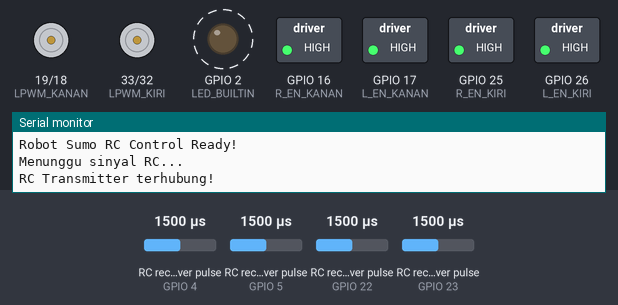
The sketch below on a simulated ESP32. Shown: motor-driver pin pairs drawn as motors (green arrow = first pin HIGH = forward, orange = second pin HIGH = backward, longer = more drive), switched loads named in the sketch (green lamp = pin HIGH), output pins drawn as LEDs (lit = HIGH), the last lines printed to the serial monitor. Wiring (inferred from the names in the program): 4 × RC receiver channel: data GPIO 4 / data GPIO 5 / data GPIO 22 / data GPIO 23. Dashed ring = blinking. The test bench sets the inputs (shaded band); at power-on: RC receiver pulse (sensors on GPIO 4, GPIO 5, GPIO 23, GPIO 22) 1500 µs.

Above: at 1.2 s.
1.3 s: RC receiver pulse (sensor on GPIO 4) set to 1411 µs
4.3 s: RC receiver pulse (sensor on GPIO 4) set to 1395 µs
At 4.9 s:
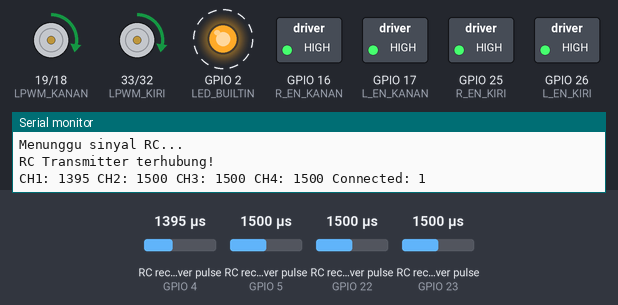
7.3 s: RC receiver pulse (sensor on GPIO 5) set to 1413 µs
10.3 s: RC receiver pulse (sensor on GPIO 5) set to 1403 µs
At 10.9 s:
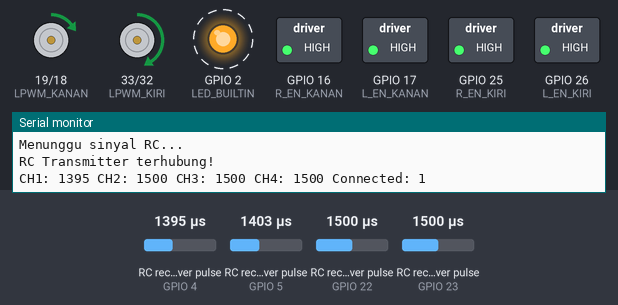
13.3 s: RC receiver pulse (sensor on GPIO 23) set to 1686 µs
16.3 s: RC receiver pulse (sensor on GPIO 23) set to 1716 µs
At 17.0 s:
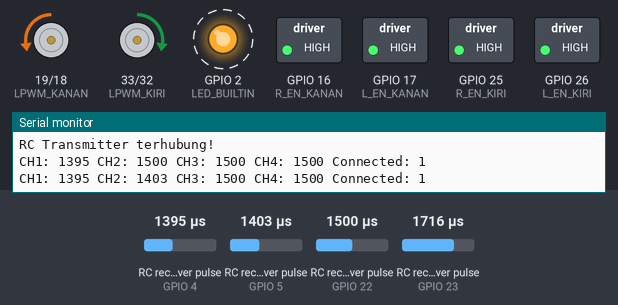
Timing chart, 0 to 20.3 s (numbered marks = the images above; inputs shaded):
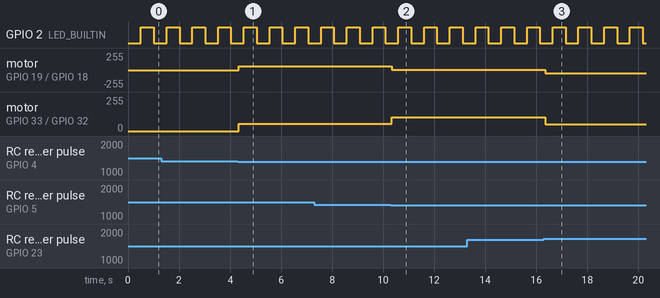

The sketch:

boccher_RC_ver.ino
```cpp
/*
 *  SumoBot 3kg TechnoCorner 2025 - RC Control Version
 *  Ready to Win for TechnoCorner 2025!!
 *  Boccher Team
 *  Component : Motor DC 12 V, Driver BTS7960, RC Receiver 2.4GHz, ESP32 Doit Devkit V1
 *  RC Transmitter: TX4 2.4 GHz 4CH
 */

// Motor kiri
#define RPWM_KIRI 32
#define LPWM_KIRI 33
#define R_EN_KIRI 25
#define L_EN_KIRI 26

// Motor kanan
#define RPWM_KANAN 18
#define LPWM_KANAN 19
#define R_EN_KANAN 16
#define L_EN_KANAN 17

// RC Receiver pins
#define RC_CH1_PIN 4   // Throttle (maju-mundur)
#define RC_CH2_PIN 5   // Steering (belok kiri-kanan)
#define RC_CH3_PIN 23  // Switch untuk mode rotate
#define RC_CH4_PIN 22  // Emergency stop

#define PWM_FREQUENCY          5000
#define PWM_RESOLUTION         8
#define PWM_CHANNEL_RPWM_KIRI  0
#define PWM_CHANNEL_LPWM_KIRI  1
#define PWM_CHANNEL_RPWM_KANAN 2
#define PWM_CHANNEL_LPWM_KANAN 3

// RC signal parameters
#define RC_MIN_PULSE 1000  // Minimum pulse width (microseconds)
#define RC_MAX_PULSE 2000  // Maximum pulse width (microseconds)
#define RC_MID_PULSE 1500  // Middle/neutral position
#define RC_DEADZONE 50     // Deadzone around neutral

// Motor parameters
int maxSpeed = 255;
int minSpeed = 50;
bool isRCConnected = false;
unsigned long lastRCSignal = 0;
#define RC_TIMEOUT 1000    // RC signal timeout (milliseconds)

// LED status
#define LED_BUILTIN 2
unsigned long lastBlinkTime = 0;
bool ledState = false;

// RC channel values
volatile unsigned long rc_ch1_start = 0;
volatile unsigned long rc_ch2_start = 0;
volatile unsigned long rc_ch3_start = 0;
volatile unsigned long rc_ch4_start = 0;

volatile int rc_ch1_value = RC_MID_PULSE;
volatile int rc_ch2_value = RC_MID_PULSE;
volatile int rc_ch3_value = RC_MID_PULSE;
volatile int rc_ch4_value = RC_MID_PULSE;


// RC Channel 1 interrupt (Throttle)
void IRAM_ATTR readRC_CH1() {
  if (digitalRead(RC_CH1_PIN) == HIGH) {
    rc_ch1_start = micros();
  } else {
    if (rc_ch1_start != 0) {
      rc_ch1_value = micros() - rc_ch1_start;
      rc_ch1_start = 0;
      lastRCSignal = millis();
    }
  }
}

// RC Channel 2 interrupt (Steering)
void IRAM_ATTR readRC_CH2() {
  if (digitalRead(RC_CH2_PIN) == HIGH) {
    rc_ch2_start = micros();
  } else {
    if (rc_ch2_start != 0) {
      rc_ch2_value = micros() - rc_ch2_start;
      rc_ch2_start = 0;
      lastRCSignal = millis();
    }
  }
}

// RC Channel 3 interrupt (Mode switch)
void IRAM_ATTR readRC_CH3() {
  if (digitalRead(RC_CH3_PIN) == HIGH) {
    rc_ch3_start = micros();
  } else {
    if (rc_ch3_start != 0) {
      rc_ch3_value = micros() - rc_ch3_start;
      rc_ch3_start = 0;
      lastRCSignal = millis();
    }
  }
}

// RC Channel 4 interrupt (Emergency stop)
void IRAM_ATTR readRC_CH4() {
  if (digitalRead(RC_CH4_PIN) == HIGH) {
    rc_ch4_start = micros();
  } else {
    if (rc_ch4_start != 0) {
      rc_ch4_value = micros() - rc_ch4_start;
      rc_ch4_start = 0;
      lastRCSignal = millis();
    }
  }
}


void setup() {
  Serial.begin(115200);

  // Setup motor pins
  pinMode(R_EN_KIRI, OUTPUT);
  pinMode(L_EN_KIRI, OUTPUT);
  pinMode(R_EN_KANAN, OUTPUT);
  pinMode(L_EN_KANAN, OUTPUT);
  pinMode(LED_BUILTIN, OUTPUT);

  // Enable motor drivers
  digitalWrite(R_EN_KIRI, HIGH);
  digitalWrite(L_EN_KIRI, HIGH);
  digitalWrite(R_EN_KANAN, HIGH);
  digitalWrite(L_EN_KANAN, HIGH);
  digitalWrite(LED_BUILTIN, LOW);

  // Setup PWM channels
  ledcSetup(PWM_CHANNEL_RPWM_KIRI, PWM_FREQUENCY, PWM_RESOLUTION);
  ledcSetup(PWM_CHANNEL_LPWM_KIRI, PWM_FREQUENCY, PWM_RESOLUTION);
  ledcSetup(PWM_CHANNEL_RPWM_KANAN, PWM_FREQUENCY, PWM_RESOLUTION);
  ledcSetup(PWM_CHANNEL_LPWM_KANAN, PWM_FREQUENCY, PWM_RESOLUTION);

  ledcAttachPin(RPWM_KIRI, PWM_CHANNEL_RPWM_KIRI);
  ledcAttachPin(LPWM_KIRI, PWM_CHANNEL_LPWM_KIRI);
  ledcAttachPin(RPWM_KANAN, PWM_CHANNEL_RPWM_KANAN);
  ledcAttachPin(LPWM_KANAN, PWM_CHANNEL_LPWM_KANAN);

  // Setup RC receiver pins
  pinMode(RC_CH1_PIN, INPUT);
  pinMode(RC_CH2_PIN, INPUT);
  pinMode(RC_CH3_PIN, INPUT);
  pinMode(RC_CH4_PIN, INPUT);

  // Attach interrupts for RC channels
  attachInterrupt(digitalPinToInterrupt(RC_CH1_PIN), readRC_CH1, CHANGE);
  attachInterrupt(digitalPinToInterrupt(RC_CH2_PIN), readRC_CH2, CHANGE);
  attachInterrupt(digitalPinToInterrupt(RC_CH3_PIN), readRC_CH3, CHANGE);
  attachInterrupt(digitalPinToInterrupt(RC_CH4_PIN), readRC_CH4, CHANGE);

  stopMotors();

  Serial.println("Robot Sumo RC Control Ready!");
  Serial.println("Menunggu sinyal RC...");
}

void loop() {
  // Check RC connection status
  checkRCConnection();

  // Handle LED status
  handleLEDStatus();

  // Process RC commands if connected
  if (isRCConnected) {
    processRCCommands();
  } else {
    stopMotors();
  }

  // Debug output (comment out for competition)
  if (millis() % 500 == 0) {
    Serial.print("CH1: "); Serial.print(rc_ch1_value);
    Serial.print(" CH2: "); Serial.print(rc_ch2_value);
    Serial.print(" CH3: "); Serial.print(rc_ch3_value);
    Serial.print(" CH4: "); Serial.print(rc_ch4_value);
    Serial.print(" Connected: "); Serial.println(isRCConnected);
  }

  delay(20);
}


void checkRCConnection() {
  unsigned long currentTime = millis();

  // Check if we received RC signal recently
  if (currentTime - lastRCSignal < RC_TIMEOUT) {
    if (!isRCConnected) {
      isRCConnected = true;
      Serial.println("RC Transmitter terhubung!");
    }
  } else {
    if (isRCConnected) {
      isRCConnected = false;
      Serial.println("RC Transmitter terputus!");
      stopMotors();
    }
  }
}

void handleLEDStatus() {
  if (isRCConnected) {
    // Blink LED when connected
    unsigned long currentTime = millis();
    if (currentTime - lastBlinkTime >= 500) {
      lastBlinkTime = currentTime;
      ledState = !ledState;
      digitalWrite(LED_BUILTIN, ledState);
    }
  } else {
    // LED off when disconnected
    digitalWrite(LED_BUILTIN, LOW);
  }
}

void processRCCommands() {
  // Emergency stop check (CH4)
  if (rc_ch4_value > 1700) {  // High position = emergency stop
    stopMotors();
    return;
  }

  // Convert RC values to motor commands
  int throttle = map(rc_ch1_value, RC_MIN_PULSE, RC_MAX_PULSE, -maxSpeed, maxSpeed);
  int steering = map(rc_ch2_value, RC_MIN_PULSE, RC_MAX_PULSE, -maxSpeed, maxSpeed);

  // Apply deadzone
  if (abs(throttle) < minSpeed) throttle = 0;
  if (abs(steering) < minSpeed) steering = 0;

  // Check for rotate mode (CH3)
  if (rc_ch3_value > 1700) {  // High position = rotate mode
    if (steering > 0) {
      rotateRight(abs(steering));
    } else if (steering < 0) {
      rotateLeft(abs(steering));
    } else {
      stopMotors();
    }
    return;
  }

  // Normal movement mode
  moveRobot(throttle, steering);
}

void moveRobot(int throttle, int steering) {
  int leftMotorSpeed  = throttle + steering;
  int rightMotorSpeed = throttle - steering;

  leftMotorSpeed  = constrain(leftMotorSpeed, -maxSpeed, maxSpeed);
  rightMotorSpeed = constrain(rightMotorSpeed, -maxSpeed, maxSpeed);

  setMotorSpeed(leftMotorSpeed, rightMotorSpeed);
}

void setMotorSpeed(int leftSpeed, int rightSpeed) {
  // Motor kiri
  if (leftSpeed > 0) {
    ledcWrite(PWM_CHANNEL_RPWM_KIRI, leftSpeed);
    ledcWrite(PWM_CHANNEL_LPWM_KIRI, 0);
  } else if (leftSpeed < 0) {
    ledcWrite(PWM_CHANNEL_RPWM_KIRI, 0);
    ledcWrite(PWM_CHANNEL_LPWM_KIRI, -leftSpeed);
  } else {
    ledcWrite(PWM_CHANNEL_RPWM_KIRI, 0);
    ledcWrite(PWM_CHANNEL_LPWM_KIRI, 0);
  }

  // Motor kanan
  if (rightSpeed > 0) {
    ledcWrite(PWM_CHANNEL_RPWM_KANAN, rightSpeed);
    ledcWrite(PWM_CHANNEL_LPWM_KANAN, 0);
  } else if (rightSpeed < 0) {
    ledcWrite(PWM_CHANNEL_RPWM_KANAN, 0);
    ledcWrite(PWM_CHANNEL_LPWM_KANAN, -rightSpeed);
  } else {
    ledcWrite(PWM_CHANNEL_RPWM_KANAN, 0);
    ledcWrite(PWM_CHANNEL_LPWM_KANAN, 0);
  }
}

void rotateLeft(int speed) {
  ledcWrite(PWM_CHANNEL_RPWM_KIRI, 0);
  ledcWrite(PWM_CHANNEL_LPWM_KIRI, speed);
  ledcWrite(PWM_CHANNEL_RPWM_KANAN, speed);
  ledcWrite(PWM_CHANNEL_LPWM_KANAN, 0);
}

void rotateRight(int speed) {
  ledcWrite(PWM_CHANNEL_RPWM_KIRI, speed);
  ledcWrite(PWM_CHANNEL_LPWM_KIRI, 0);
  ledcWrite(PWM_CHANNEL_RPWM_KANAN, 0);
  ledcWrite(PWM_CHANNEL_LPWM_KANAN, speed);
}

void stopMotors() {
  ledcWrite(PWM_CHANNEL_RPWM_KIRI, 0);
  ledcWrite(PWM_CHANNEL_LPWM_KIRI, 0);
  ledcWrite(PWM_CHANNEL_RPWM_KANAN, 0);
  ledcWrite(PWM_CHANNEL_LPWM_KANAN, 0);
}
```

Measured:
- the behaviour switches between 1404 and 1403 µs on RC receiver pulse (sensor on GPIO 4) (found by bisection; images 0 and 1)
- the behaviour switches between 1404 and 1403 µs on RC receiver pulse (sensor on GPIO 5) (found by bisection; images 1 and 2)
- the behaviour switches between 1700 and 1701 µs on RC receiver pulse (sensor on GPIO 23) (found by bisection; images 2 and 3)
- after the input at 4.3 s, motor on GPIO 19 (LPWM_KANAN) / GPIO 18 (RPWM_KANAN), motor on GPIO 33 (LPWM_KIRI) / GPIO 32 (RPWM_KIRI): stopped → forward 54/255 at once
- after the input at 10.3 s, motor on GPIO 19 (LPWM_KANAN) / GPIO 18 (RPWM_KANAN): forward 54/255 → forward 4/255 at once; motor on GPIO 33 (LPWM_KIRI) / GPIO 32 (RPWM_KIRI): forward 54/255 → forward 104/255 at once
- after the input at 16.3 s, motor on GPIO 19 (LPWM_KANAN) / GPIO 18 (RPWM_KANAN): forward 4/255 → backward 50/255 at once; motor on GPIO 33 (LPWM_KIRI) / GPIO 32 (RPWM_KIRI): forward 104/255 → forward 50/255 at once
- by itself, GPIO 2 (LED_BUILTIN): alternates HIGH for 0.50 s and LOW for 0.50 s
